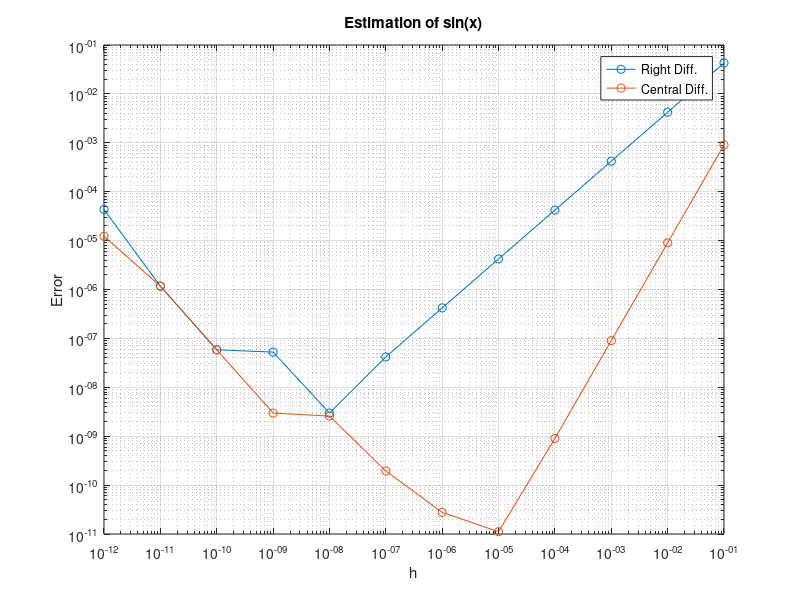

The MATLAB source for this figure:
clear; clc; close;
% How accurate is the numerical sin function.

format long
x = 1;

% Find best h
h_vals = 10.^ (-1:-1:-12);
right_diff_error_vals = zeros(length(h_vals), 1);
central_diff_error_vals = zeros(length(h_vals), 1);

for i = 1:length(h_vals)
    h = h_vals(i);
    
    % Right Difference Method
    ddx_sinx = sin(x + h) - sin(x);
    ddx_sinx = ddx_sinx / h;

    cos_x = cos(x);
    error = abs(ddx_sinx - cos_x);
    right_diff_error_vals(i) = error;

    % Central Difference Method
    ddx_sinx = sin(x + h) - sin(x - h);
    ddx_sinx = ddx_sinx/(2*h);
    error = abs(ddx_sinx - cos_x);
    central_diff_error_vals(i) = error;
end

% Plot Results
loglog(h_vals, right_diff_error_vals, '-o')
hold on
loglog(h_vals, central_diff_error_vals, '-o')
xlabel("h")
ylabel("Error")
legend("Right Diff.", "Central Diff.")
title("Estimation of sin(x)")
grid on
